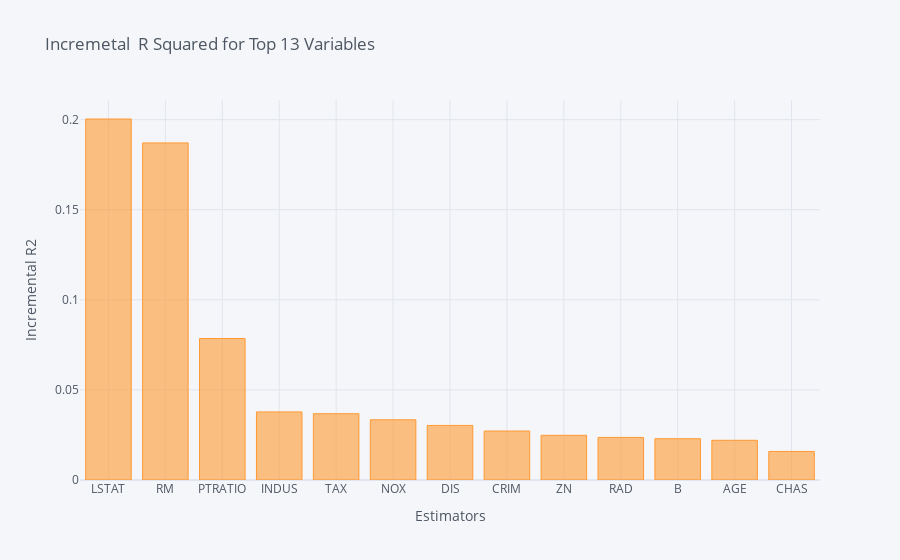
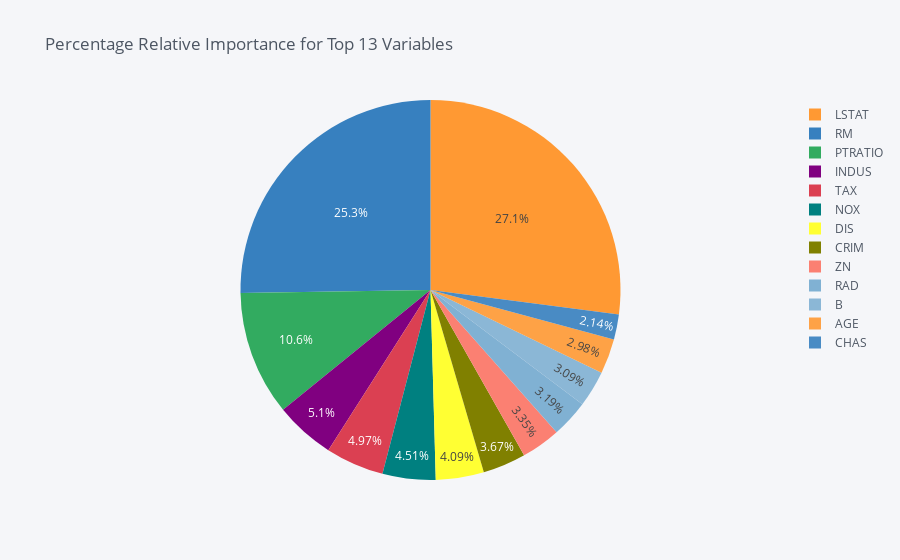

Notebook code cell kept with these figures, in order:
### Code cell
dominance_regression.plot_incremental_rsquare()

### Figure 1 — Plotly figure (JSON) as saved in the notebook; plotly's stock layout.template omitted (floating-point values rounded to 4 significant figures)
{"data": [{"marker": {"color": "rgba(255, 153, 51, 0.6)", "line": {"color": "rgba(255, 153, 51, 1.0)", "width": 1}}, "name": "incremental_r2", "orientation": "v", "text": "", "type": "bar", "x": ["LSTAT", "RM", "PTRATIO", "INDUS", "TAX", "NOX", "DIS", "CRIM", "ZN", "RAD", "B", "AGE", "CHAS"], "y": [0.2004, 0.1871, 0.07853, 0.03778, 0.03679, 0.03341, 0.03028, 0.02718, 0.02481, 0.02363, 0.02291, 0.02204, 0.01584]}], "layout": {"legend": {"bgcolor": "#F5F6F9", "font": {"color": "#4D5663"}}, "paper_bgcolor": "#F5F6F9", "plot_bgcolor": "#F5F6F9", "title": {"font": {"color": "#4D5663"}, "text": "Incremetal  R Squared for Top 13 Variables "}, "xaxis": {"gridcolor": "#E1E5ED", "showgrid": true, "tickfont": {"color": "#4D5663"}, "title": {"font": {"color": "#4D5663"}, "text": "Estimators"}, "zerolinecolor": "#E1E5ED"}, "yaxis": {"gridcolor": "#E1E5ED", "showgrid": true, "tickfont": {"color": "#4D5663"}, "title": {"font": {"color": "#4D5663"}, "text": "Incremental R2"}, "zerolinecolor": "#E1E5ED"}}}

### Figure 2 — Plotly figure (JSON) as saved in the notebook; plotly's stock layout.template omitted (floating-point values rounded to 4 significant figures)
{"data": [{"labels": ["LSTAT", "RM", "PTRATIO", "INDUS", "TAX", "NOX", "DIS", "CRIM", "ZN", "RAD", "B", "AGE", "CHAS"], "marker": {"colors": ["rgba(255, 153, 51, 1.0)", "rgba(55, 128, 191, 1.0)", "rgba(50, 171, 96, 1.0)", "rgba(128, 0, 128, 1.0)", "rgba(219, 64, 82, 1.0)", "rgba(0, 128, 128, 1.0)", "rgba(255, 255, 51, 1.0)", "rgba(128, 128, 0, 1.0)", "rgba(251, 128, 114, 1.0)", "rgba(128, 177, 211, 1.0)", "rgba(128, 177, 211, 0.8999999999999999)", "rgba(255, 153, 51, 0.8999999999999999)", "rgba(55, 128, 191, 0.8999999999999999)"]}, "name": "", "type": "pie", "values": [27.05, 25.26, 10.6, 5.101, 4.967, 4.512, 4.088, 3.669, 3.35, 3.19, 3.094, 2.975, 2.139]}], "layout": {"legend": {"bgcolor": "#F5F6F9", "font": {"color": "#4D5663"}}, "paper_bgcolor": "#F5F6F9", "plot_bgcolor": "#F5F6F9", "title": {"font": {"color": "#4D5663"}, "text": "Percentage Relative Importance for Top 13 Variables "}}}
